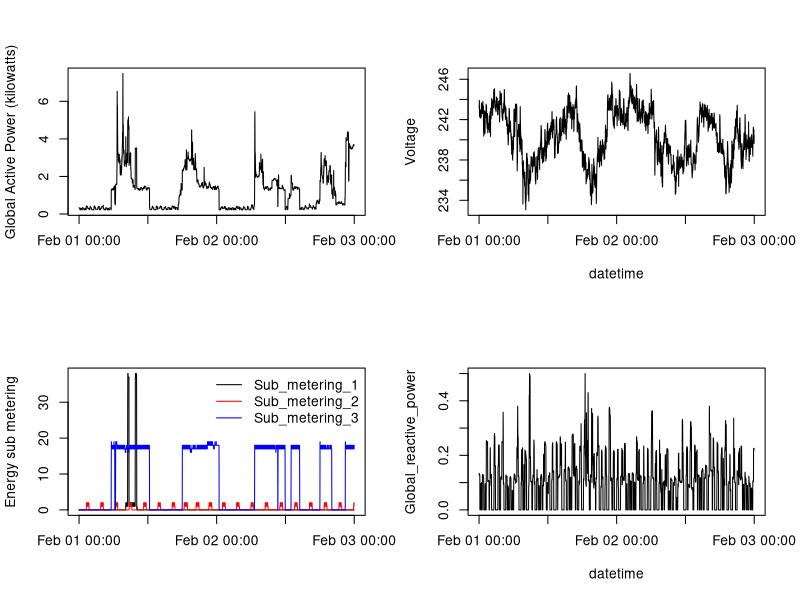

R code for this plot:
data <- read.csv("Formatted.csv")

data$datetime<- strptime(data$datetime, tz = "GMT", format = "%Y-%m-%d %H:%M:%S")

png("plot4.png")

par(mfrow = c(2,2))

with(data, plot(datetime, Global_active_power, type = "l", xlab = "", 
                ylab = "Global Active Power (kilowatts)"))

with(data, plot(datetime, Voltage, type = "l", ylab = "Voltage"))

with(data, plot(datetime, Sub_metering_1, type = "l", xlab = "", ylab = "Energy sub metering"))
with(data, lines(datetime, Sub_metering_2, type = "l", col = "Red"))
with(data, lines(datetime, Sub_metering_3, type = "l", col = "Blue"))
legend("topright",c("Sub_metering_1","Sub_metering_2","Sub_metering_3"), 
       col = c("Black", "Red", "Blue"), lty = 1, bty="n")

with(data, plot(datetime, Global_reactive_power, type = "l"))


dev.off()
